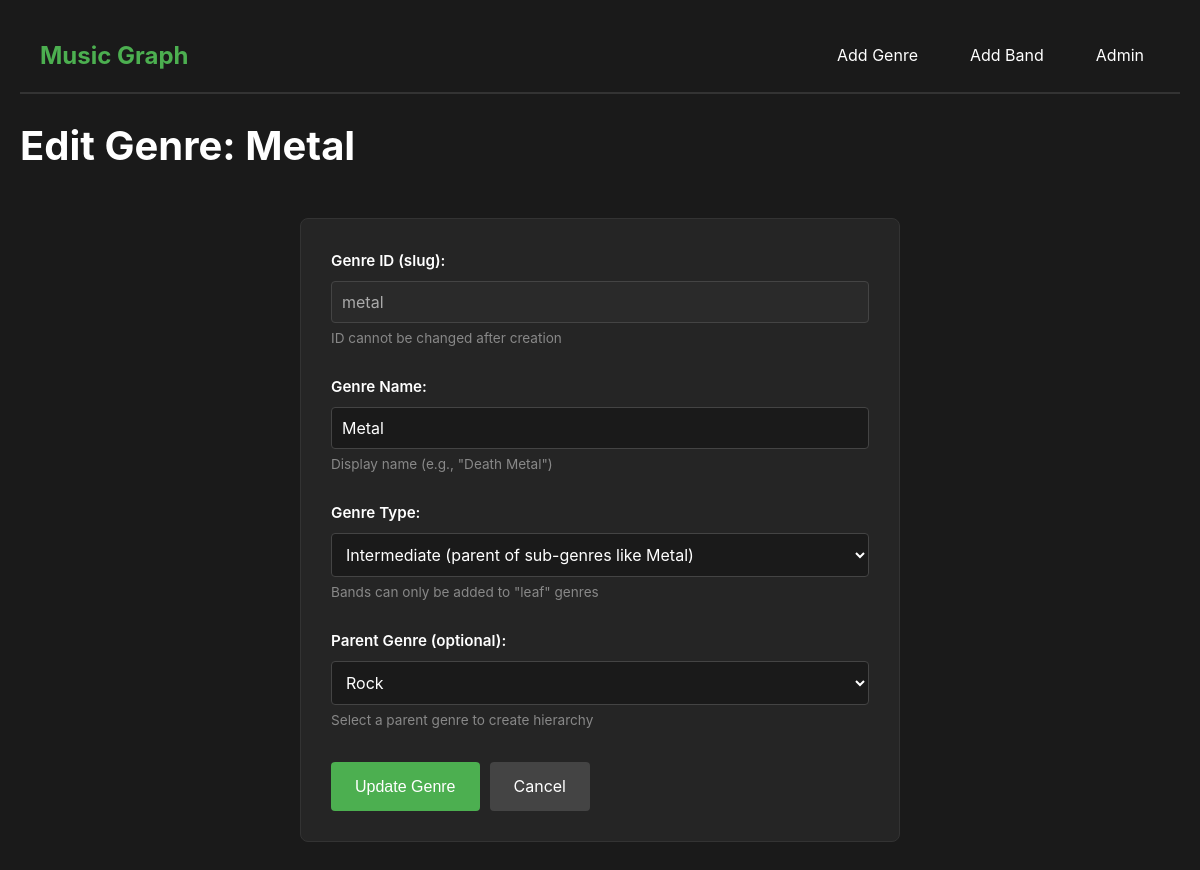
/edit-genre/metal, run on the app's committed database.
### models.py (models this page shows, shortened)
class Genre(db.Model):
    __tablename__ = 'genres'
    id = db.Column(db.String(50), primary_key=True)  # e.g., 'death-metal'
    name = db.Column(db.String(100), nullable=False)  # e.g., 'Death Metal'
    parent_id = db.Column(db.String(50), db.ForeignKey('genres.id'), nullable=True)
    type = db.Column(db.String(20), nullable=False)  # 'root', 'intermediate', 'leaf'
    parent = db.relationship('Genre', remote_side=[id], backref='children')
    bands = db.relationship('Band', back_populates='primary_genre')

### app.py (the view, shortened to what this page needs)
@app.route('/edit-genre/<genre_id>', methods=['GET', 'POST'])
def edit_genre(genre_id):
    genre = Genre.query.get_or_404(genre_id)
    genres = Genre.query.filter(Genre.id != genre_id).all()  # Exclude current genre
    return render_template('edit_genre.html', genre=genre, genres=genres)

### templates/edit_genre.html (shortened to what this page needs)
<!DOCTYPE html>
<html lang="en">
<head>
    <link rel="stylesheet" href="{{ url_for('static', filename='style.css') }}">
</head>
<body>
    <nav class="navbar">
        <div class="nav-container">
            <a href="{{ url_for('index') }}" class="nav-brand">Music Graph</a>
<div class="nav-links">
    <a href="{{ url_for('add_genre') }}" class="nav-link">Add Genre</a>
    <a href="{{ url_for('add_band') }}" class="nav-link">Add Band</a>
    <a href="{{ url_for('admin') }}" class="nav-link">Admin</a>
</div>
        </div>
    </nav>
    <div class="container">
        <h1>Edit Genre: {{ genre.name }}</h1>
        <form method="POST" class="form">
            <div class="form-group">
                <label for="id">Genre ID (slug):</label>
                <input type="text" id="id" name="id" value="{{ genre.id }}" readonly disabled>
                <small>ID cannot be changed after creation</small>
            </div>
            <div class="form-group">
                <label for="name">Genre Name:</label>
                <input type="text" id="name" name="name"
                       value="{{ form_data.name if form_data else genre.name }}" required>
                <small>Display name (e.g., "Death Metal")</small>
            </div>
            <div class="form-group">
                <label for="type">Genre Type:</label>
                <select id="type" name="type" required>
                    <option value="intermediate" {% if (form_data.type if form_data else genre.type) == 'intermediate' %}selected{% endif %}>
                        Intermediate (parent of sub-genres like Metal)
                    </option>
                </select>
                <small>Bands can only be added to "leaf" genres</small>
            </div>
            <div class="form-group">
                <label for="parent_id">Parent Genre (optional):</label>
                <select id="parent_id" name="parent_id">
                    {% for g in genres %}
                    <option value="{{ g.id }}"
                            {% if (form_data.parent_id if form_data else genre.parent_id) == g.id %}selected{% endif %}>
                        {{ g.name }}
                    </option>
                    {% endfor %}
                </select>
                <small>Select a parent genre to create hierarchy</small>
            </div>
            <div class="form-actions">
                <button type="submit" class="btn-primary">Update Genre</button>
                <a href="{{ url_for('index') }}" class="btn-secondary">Cancel</a>
            </div>
        </form>
    </div>
</body>
</html>

### static/style.css (style rules this page uses)
* { margin: 0; padding: 0; box-sizing: border-box; }
body { font-family: -apple-system, BlinkMacSystemFont, 'Segoe UI', Roboto, Oxygen, Ubuntu, Cantarell, sans-serif; background-color: #1a1a1a; color: #e0e0e0; line-height: 1.6; padding: 20px; }
.container { max-width: 1200px; margin: 0 auto; }
h1 { font-size: 2.5rem; margin-bottom: 10px; color: #ffffff; }
.form { max-width: 600px; margin: 40px auto; background-color: #252525; padding: 30px; border-radius: 8px; border: 1px solid #333; }
.form-group { margin-bottom: 25px; }
.form-group label { display: block; margin-bottom: 8px; color: #ffffff; font-weight: 600; font-size: 0.95rem; }
.form-group input, .form-group select { width: 100%; padding: 10px; background-color: #1a1a1a; border: 1px solid #444; border-radius: 4px; color: #ffffff; font-size: 1rem; font-family: inherit; }
.form-group small { display: block; margin-top: 5px; color: #888; font-size: 0.85rem; }
.form-actions { display: flex; gap: 10px; margin-top: 30px; }
.btn-primary, .btn-secondary { padding: 12px 24px; border: none; border-radius: 4px; font-size: 1rem; cursor: pointer; text-decoration: none; display: inline-block; transition: background-color 0.2s; }
.btn-primary { background-color: #4CAF50; color: #ffffff; }
.btn-secondary { background-color: #444; color: #ffffff; }
input[readonly] { background-color: #2a2a2a; cursor: not-allowed; color: #aaa; }
.navbar { background-color: #1a1a1a; border-bottom: 2px solid #333; padding: 0; position: sticky; top: 0; z-index: 1000; }
.nav-container { max-width: 1200px; margin: 0 auto; display: flex; justify-content: space-between; align-items: center; padding: 15px 20px; }
.nav-brand { font-size: 1.5rem; font-weight: bold; color: #4CAF50; text-decoration: none; transition: color 0.2s; }
.nav-links { display: flex; gap: 20px; }
.nav-link { color: #ffffff; text-decoration: none; padding: 8px 16px; border-radius: 4px; transition: background-color 0.2s; }
.container { padding-top: 20px; }

### data on the page
Genre: name "Metal", id "metal", type "Intermediate (parent of sub-genres like Metal)", parent_id "Rock"
